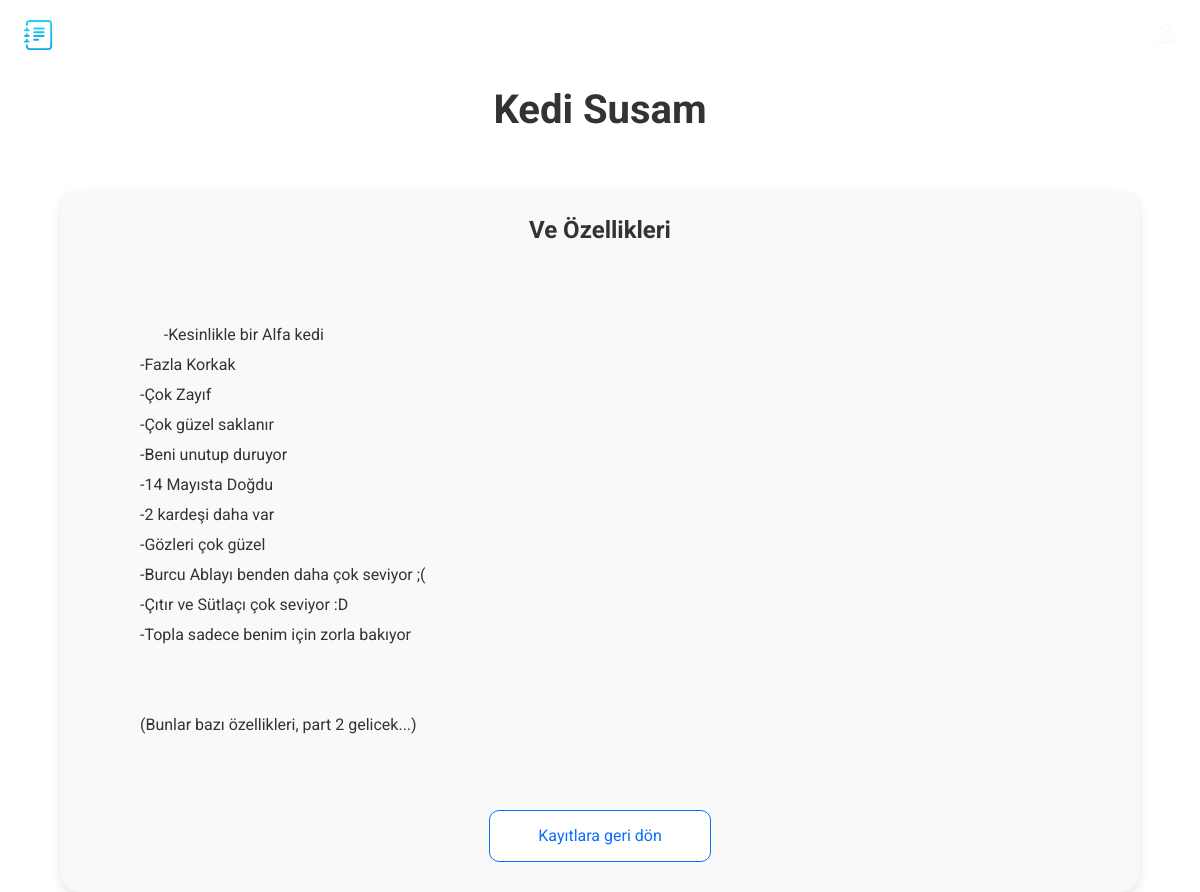
The page /card/2 on the database its author committed.
### main.py (models this page shows, shortened)
class Card(db.Model):
    id = db.Column(db.Integer, primary_key=True)
    title = db.Column(db.String(100), nullable=False)
    subtitle = db.Column(db.String(100), nullable=False)
    text = db.Column(db.String, nullable=False)

### main.py (the view)
@app.route('/card/<int:id>')
def card(id):
    card = Card.query.get(id)
    return render_template('card.html', card=card)

### templates/card.html (shortened to what this page needs)
<!doctype html>
<html lang="en">
<head>
  <link rel="stylesheet" href="../static/css/style.css">
</head>
<body>
  <header class="header">
    <img src="../static/img/logo.svg" alt="logo" width="30" height="30">
    <ul class="main-list">
        <li class="list__item">
          <a href="">
            <img src="../static/img/login.svg" alt="login" width="20" height="20">
          </a>
    </ul>
  </header>
  <main class="main">
    {% block content %}
    <h1 class="main__title">{{card.title}}</h1>
    <div class="main__block">
      <h2 class="main__subtitle">{{card.subtitle}}</h2>
      <div class="main__text">
      {{card.text}}
      </div>
      <a class="main__link" href="/">Kayıtlara geri dön</a>
    </div>
  </main>
  {% endblock %}
</body>
</html>

### static/css/style.css (style rules this page uses)
body { margin: 0; padding: 0; font-family: 'Roboto', sans-serif; font-size: 16px; line-height: 20px; background-color: #ffffff; color: #333333; overflow-x: hidden; }
h1, h2, p { margin: 0; }
img { object-fit: contain; transition: transform 0.3s ease-in-out; }
a { text-decoration: none; color: inherit; transition: color 0.3s ease, text-shadow 0.3s ease; }
ul { list-style: none; margin: 0; padding: 0; }
.header { display: flex; justify-content: space-between; align-items: center; padding: 20px 2%; margin-bottom: 30px; animation: fadeIn 1s ease-in-out; }
.main-list { display: flex; align-items: center; gap: 20px; }
.main__title { font-size: 40px; text-align: center; margin-bottom: 70px; animation: slideInUp 1s ease-out; }
.main { padding: 0 5%; }
.main__block { background: #f9f9f9; border-radius: 20px; box-shadow: 0px 4px 10px rgba(0, 0, 0, 0.1); padding: 30px 80px; display: flex; flex-direction: column; align-items: center; animation: fadeIn 1s ease-in-out; }
.main__subtitle { text-align: center; margin-bottom: 50px; }
.main__text { line-height: 30px; margin-bottom: 40px; white-space: pre-wrap; align-self: flex-start; }
.main__link { display: block; border: 1px solid #0d6efd; background: #ffffff; border-radius: 10px; color: #0d6efd; padding: 15px 10px; font: inherit; width: 200px; text-align: center; cursor: pointer; transition: color 0.3s ease, background 0.3s ease; }

### rows shown on the page
Card: title "Kedi Susam", subtitle "Ve Özellikleri", text "-Kesinlikle bir Alfa kedi -Fazla Korkak -Çok Zayıf -Çok güzel saklanır -Beni unutup duruyor -14 Mayısta Doğdu -2 kardeşi daha var -Gözleri çok güzel -Burcu Ablayı benden daha çok seviyor ;( -Çıtır ve Sütlaçı çok seviyor :D -Topla sadece benim için zorla bakıyor (Bunlar bazı özellikleri, part 2 gelicek...)"
